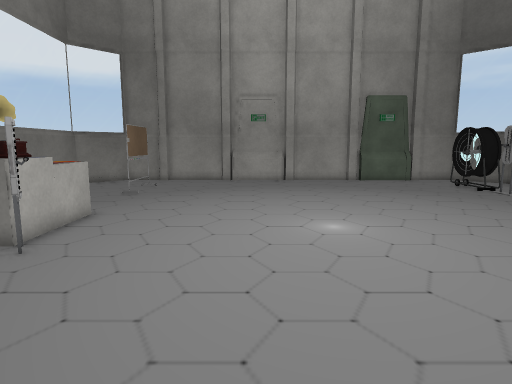
View 1 (above)

16 first-person views from a walk through a 3-D level made in the Unity game engine. The camera is 1.3 m above the floor, tilts 8° down and sees 75° across. The floor is counted in squares, 0.5 m on a side. Each view is taken from the middle of a square. On the plan, view 1 faces up. The plan holds only what a view shows up to about 20 squares ahead; the rest is blank. Some animated figures are not drawn. Some surface patterns are stand-ins.

View 2
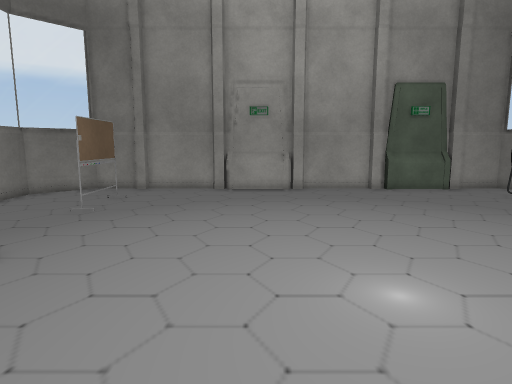

View 3
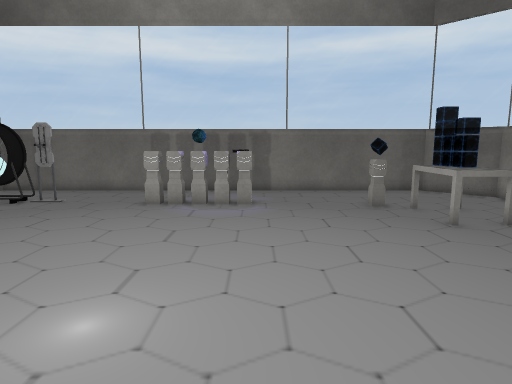

View 4
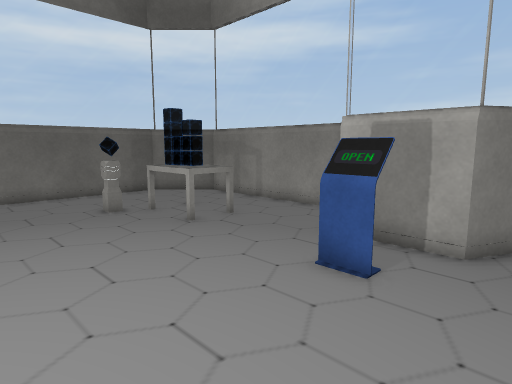

View 5
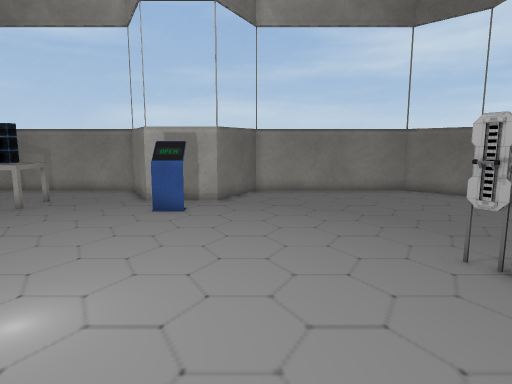

View 6
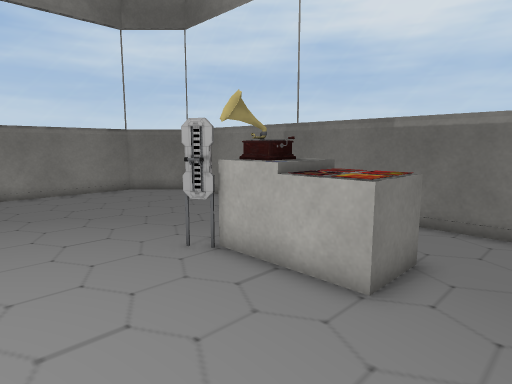

View 7
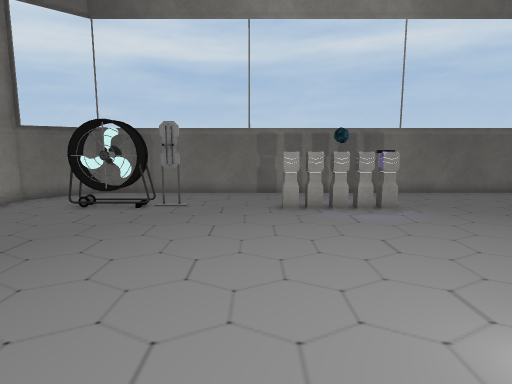

View 8
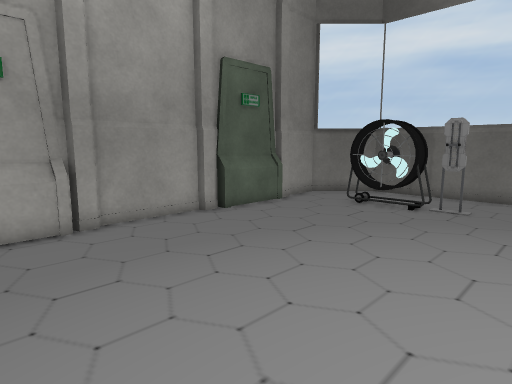

View 9
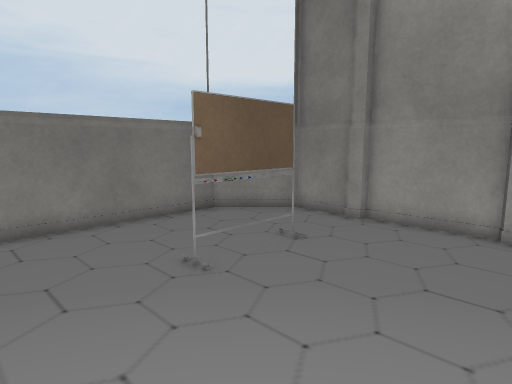

View 10
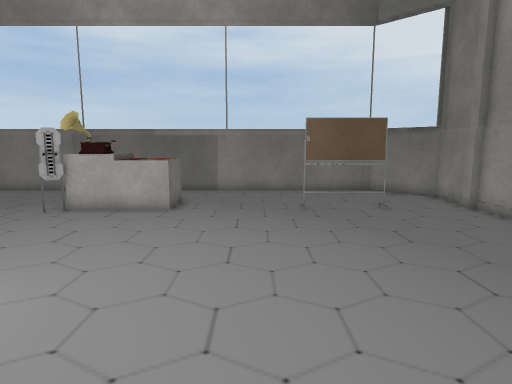

View 11
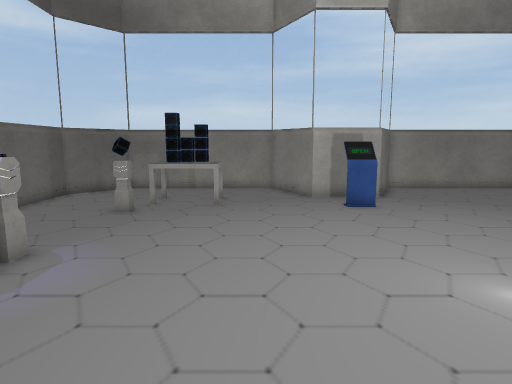

View 12
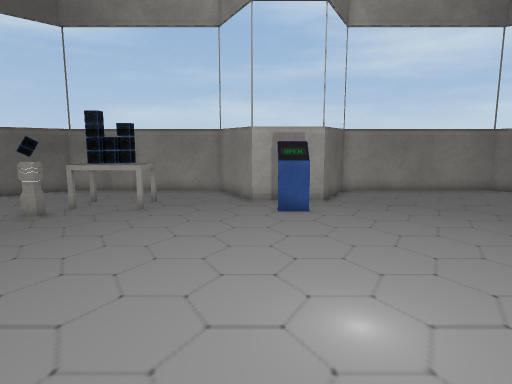

View 13
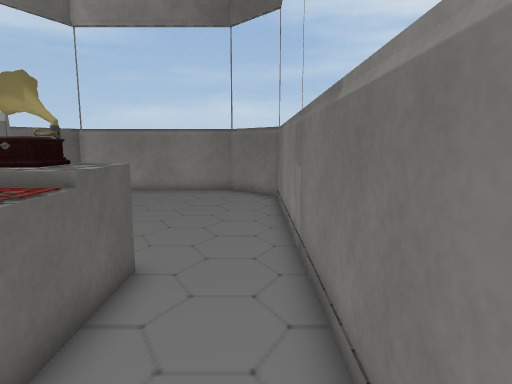

View 14
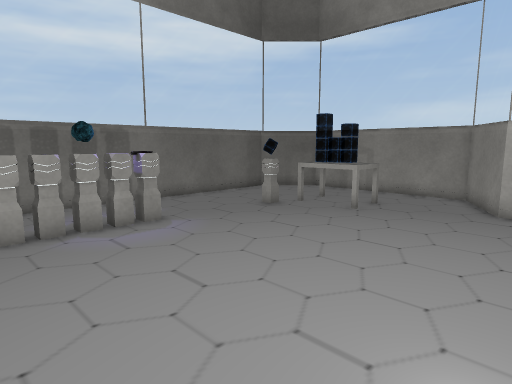

View 15
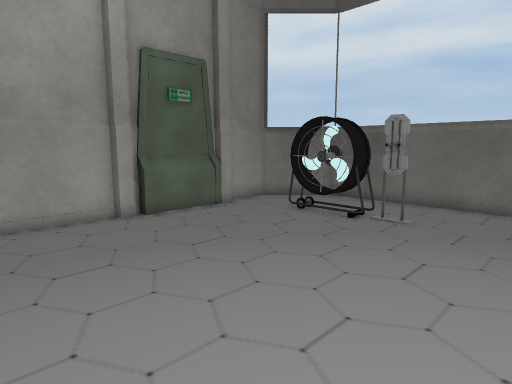

View 16
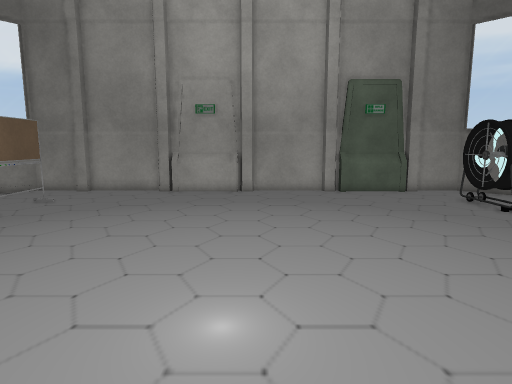

### Floor plan
Points are (right, up) in squares from view 1. A wall is a line through its corners. A room is listed if a view was taken in it or the views show most of it. See-through windows are left out.
Room 1 (views 1, 2, 3, 4, 5, 6, 7, 8, 9, 10, 11, 12, 13, 14, 15, 16)
walls: (2, 24.8) (-2.5, 24.8); (7.5, 24.8) (6.9, 24.8) (6.8, 25.1) (2.9, 25.1) (2.8, 24.8) (2.2, 24.8) (2.1, 25.1) (-1.8, 25.1) (-1.9, 24.7); (-2.5, 25.1) (-6.5, 25.1) (-6.6, 24.8) (-7.2, 24.8); (11.5, 24.6) (7.8, 24.6); (11.6, 24.8) (11.5, 25.1) (7.5, 25.1); (12.3, 24.8) (7.8, 24.8); (-7.1, 25.1) (-9.6, 25.1) (-12.1, 22.6) (-12.1, -1.6) (-9.6, -4.1) (-1, -4.1) (0.8, -0.6) (4.2, -0.6) (6, -4.1) (14.6, -4.1) (17.1, -1.6) (17.1, 22.6) (14.6, 25.1) (12.2, 25.1)
low walls: (2, 24.6) (-1.7, 24.6)
objects: other object (-8, 8) to (-6, 13); other object (-7, 18) to (-7, 21); other object (2, 1) to (3, 2); other object (9, 0) to (13, 3); other object (13, 8) to (13, 9); other object (13, 10) to (13, 11); other object (13, 12) to (13, 13); other object (13, 17) to (14, 22)

Positions as (right, up) in squares from view 1, and headings:
1: (0, 0), facing up
2: (0, 5), facing up
3: (-2, 8), facing right
4: (-1, 8), facing down-right
5: (-1, 15), facing down
6: (-1, 15), facing down-left
7: (-1, 14), facing right
8: (-1, 14), facing up-right
9: (-1, 14), facing up-left
10: (7, 16), facing left
11: (7, 16), facing down
12: (4, 15), facing down
13: (-11, 15), facing down
14: (2, 14), facing down-right
15: (2, 13), facing up-right
16: (3, 6), facing up
